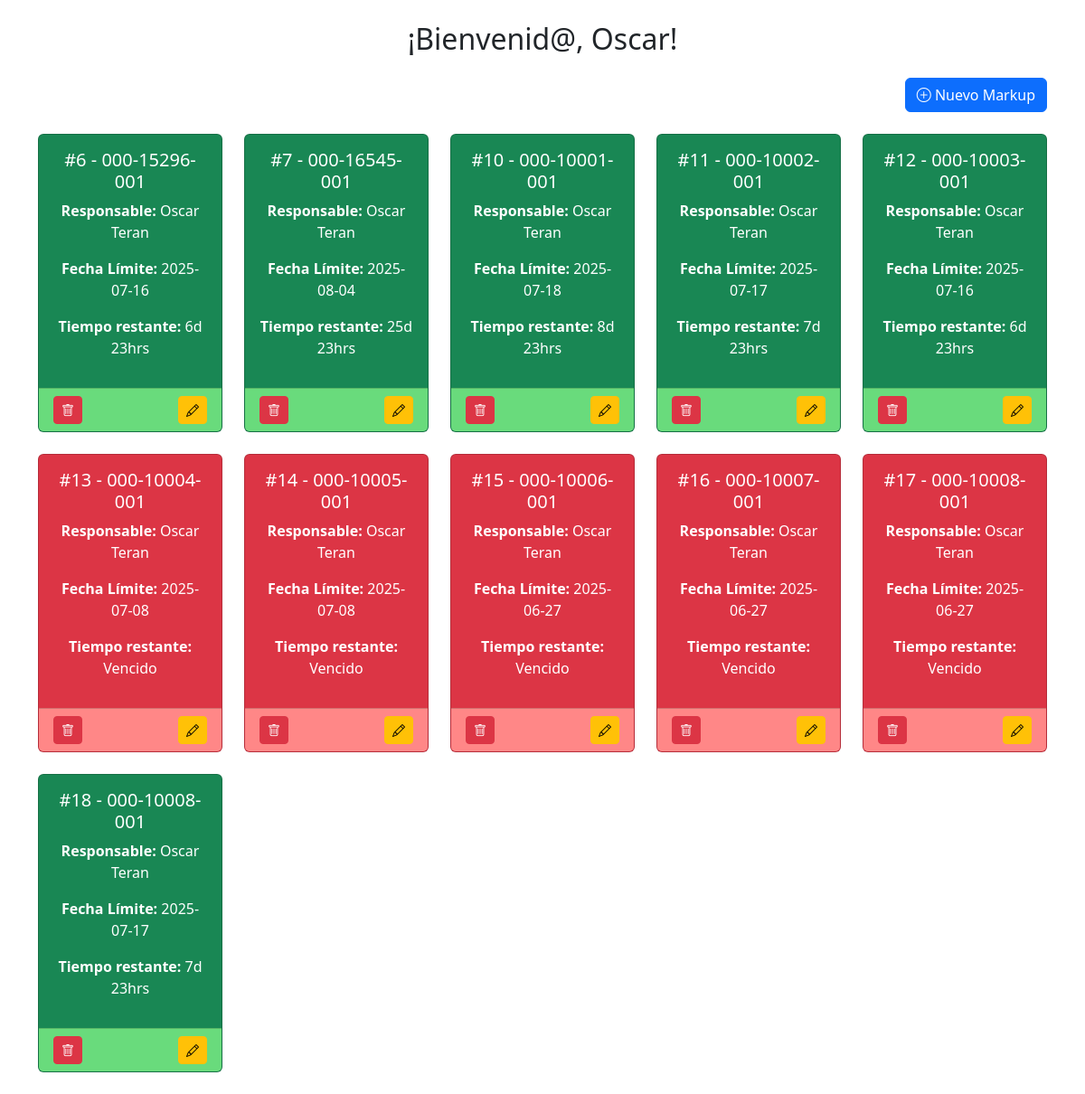
Page /markups (signed in) on the earlier database version.
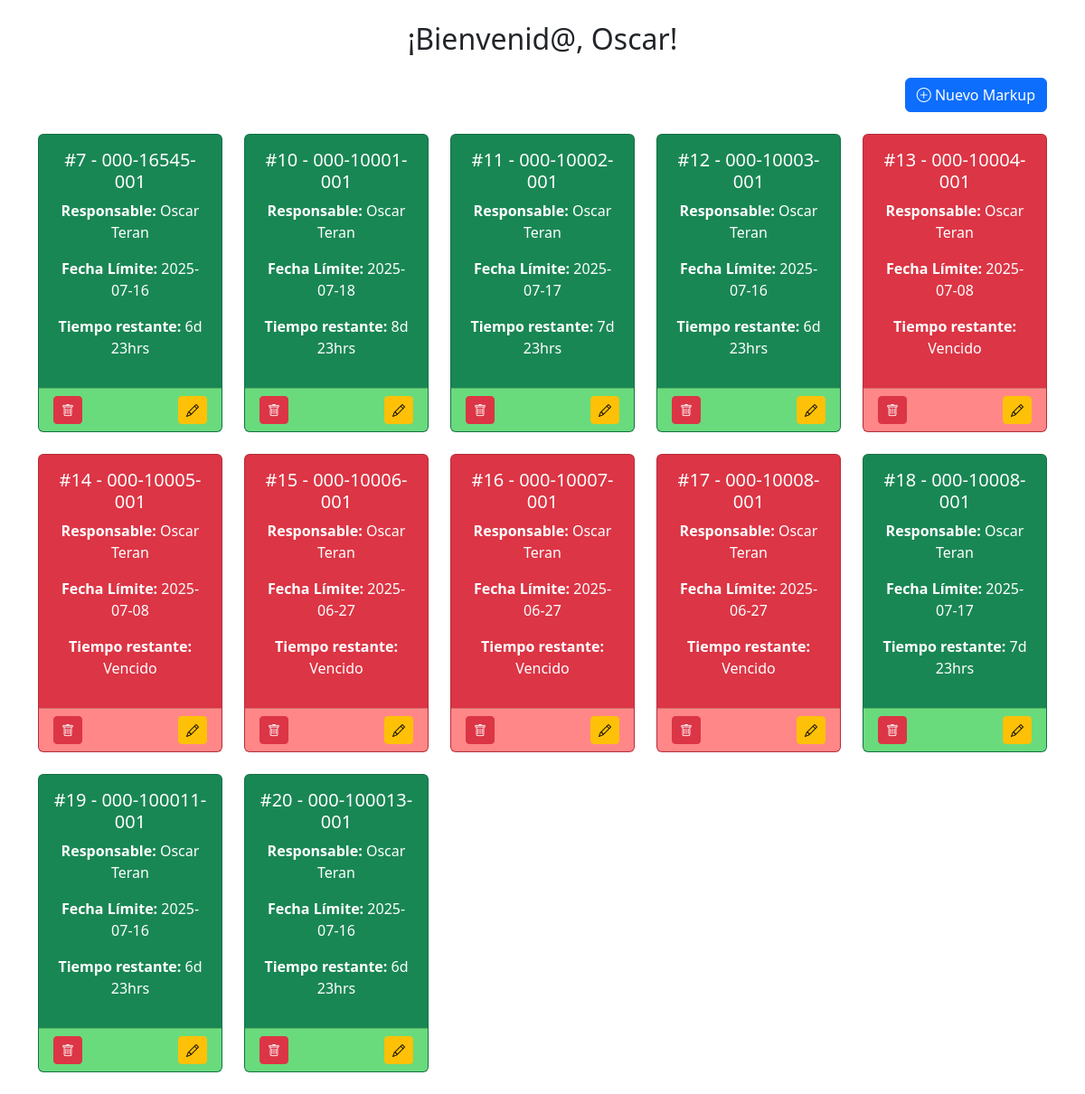
Same page on the later database version.
### tables this page shows
CREATE TABLE markups (
    id INTEGER PRIMARY KEY AUTOINCREMENT,
    part_number TEXT NOT NULL,
    description TEXT NOT NULL,
    revision TEXT NOT NULL,
    created_at TEXT NOT NULL,
    due_date TEXT NOT NULL,
    employee_id INTEGER NOT NULL,
    status_id INTEGER NOT NULL,
    route_id INTEGER NOT NULL,
    workCell_id INTEGER NOT NULL, file_url TEXT,

    FOREIGN KEY (employee_id) REFERENCES employees(id_employee) ON DELETE CASCADE,
    FOREIGN KEY (status_id) REFERENCES status(id) ON DELETE CASCADE,
    FOREIGN KEY (route_id) REFERENCES routes(id) ON DELETE CASCADE,
    FOREIGN KEY (workCell_id) REFERENCES workCells(id) ON DELETE CASCADE
);

### src/app.py (the view)
@app.route("/markups")
def list_markups():
    if "user_id" not in session:
        return redirect(url_for("login"))
    name = session.get("name")
    conn = sqlite3.connect(DB_PATH)
    cursor = conn.cursor()
    cursor.execute("SELECT * FROM view_markups")
    markups = cursor.fetchall()
    cursor.execute("SELECT id_employee, name || ' ' || lastname FROM employees")
    employees = cursor.fetchall()
    cursor.execute("SELECT * FROM status")
    statuses = cursor.fetchall()
    cursor.execute("SELECT * FROM routes")
    routes = cursor.fetchall()
    cursor.execute("SELECT id, name FROM workCells")
    workcells = cursor.fetchall()
    conn.close()
    return render_template("list_markups_cards.html",
                           markups=markups,
                           employees=employees,
                           statuses=statuses,
                           routes=routes,
                           workcells=workcells,
                           name=name)

### src/app.py (called while the page is built)
@app.template_filter('datetimeformat')
def datetimeformat(value, format='%Y-%m-%d'):
    try:
        if isinstance(value, str):
            value = datetime.fromisoformat(value)
        return value.strftime(format)
    except Exception:
        return ''

@app.template_filter("get_card_color")
def get_card_color(markup):
    fecha_limite = markup[5]
    if isinstance(fecha_limite, str):
        fecha_limite = datetime.strptime(fecha_limite, "%Y-%m-%d")
    ahora = datetime.now()
    delta = (fecha_limite - ahora).days
    if delta > 4:
        return "bg-success text-white"
    elif delta >= 0:
        return "bg-warning text-dark"
    else:
        return "bg-danger text-white"

@app.template_filter("get_card_footer_color")
def get_card_footer_color(markup):
    fecha_limite = markup[5]
    if isinstance(fecha_limite, str):
        fecha_limite = datetime.strptime(fecha_limite, "%Y-%m-%d")
    ahora = datetime.now()
    delta = (fecha_limite - ahora).days
    if delta > 4:
        return "#69db7c"  # Verde
    elif delta >= 0:
        return "#ffd43b"  # Amarillo
    else:
        return "#ff8787"  # Rojo

@app.template_filter("calcular_tiempo")
def calcular_tiempo(fecha_limite):
    if isinstance(fecha_limite, str):
        fecha_limite = datetime.strptime(fecha_limite, "%Y-%m-%d")
    ahora = datetime.now()
    diferencia = fecha_limite - ahora
    if diferencia.total_seconds() < 0:
        return "Vencido"
    dias = diferencia.days
    horas = diferencia.seconds // 3600
    return f"{dias}d {horas}hrs"

### src/templates/list_markups_cards.html (shortened to what this page needs)
<!DOCTYPE html>
<html lang="es">
<head>
  <link href="https://cdn.jsdelivr.net/npm/bootstrap@5.3.7/dist/css/bootstrap.min.css" rel="stylesheet">
  <link href="https://cdn.jsdelivr.net/npm/bootstrap-icons@1.10.5/font/bootstrap-icons.css" rel="stylesheet">
  <link rel="stylesheet" href="static/css/styles.css">
</head>
<body>
<div class="container my-4">
  <h2 class="text-center mb-4">¡Bienvenid@, {{name}}!</h2>
  <div class="d-flex justify-content-end mb-4">
    <button class="btn btn-primary" data-bs-toggle="modal" data-bs-target="#newMarkupModal">
      <i class="bi bi-plus-circle"></i> Nuevo Markup
    </button>
  </div>
  <div class="row row-cols-1 row-cols-md-2 row-cols-lg-5 g-4 text-center">
    {% for markup in markups %}
    <div class="col">
      <div class="card {{ markup|get_card_color }} clickable-card" data-bs-toggle="modal" data-bs-target="#detailsModal{{ markup[0] }}">
        <div class="card-body">
          <h5 class="card-title">#{{ markup[0] }} - {{ markup[1] }}</h5>
          <p><strong>Responsable:</strong> {{ markup[6] }}</p>
          <p><strong>Fecha Límite:</strong> {{ markup[5]|datetimeformat }}</p>
          <p><strong>Tiempo restante:</strong> {{ markup[5]|calcular_tiempo }}</p>
        </div>
        <div class="card-footer d-flex justify-content-between align-items-center" style="background-color: {{ markup|get_card_footer_color }};">
          <form action="{{ url_for('delete_markup', id=markup[0]) }}" method="POST" onsubmit="return confirm('¿Estás seguro de eliminar este markup?')" class="d-inline-block">
            <button type="submit" class="btn btn-danger btn-sm" onclick="event.stopPropagation();">
              <i class="bi bi-trash" title="Eliminar"></i>
            </button>
          </form>
          <button class="btn btn-warning btn-sm" data-bs-toggle="modal" data-bs-target="#editModal{{ markup[0] }}" onclick="event.stopPropagation();">
            <i class="bi bi-pencil" title="Editar"></i>
          </button>
        </div>
      </div>
    </div>
    {% endfor %}
  </div>
</div>
</body>
</html>

Differences in the rows shown:
removed markups: id "6", part_number "000-15296-001", markup "Oscar Teran", due_date "2025-07-16", due_date "6d 23hrs"
changed markups id 7: due_date "2025-08-04" → "2025-07-16"; due_date "25d 23hrs" → "6d 23hrs"
added markups: id "19", part_number "000-100011-001", markup "Oscar Teran", due_date "2025-07-16", due_date "6d 23hrs"
added markups: id "20", part_number "000-100013-001", markup "Oscar Teran", due_date "2025-07-16", due_date "6d 23hrs"
